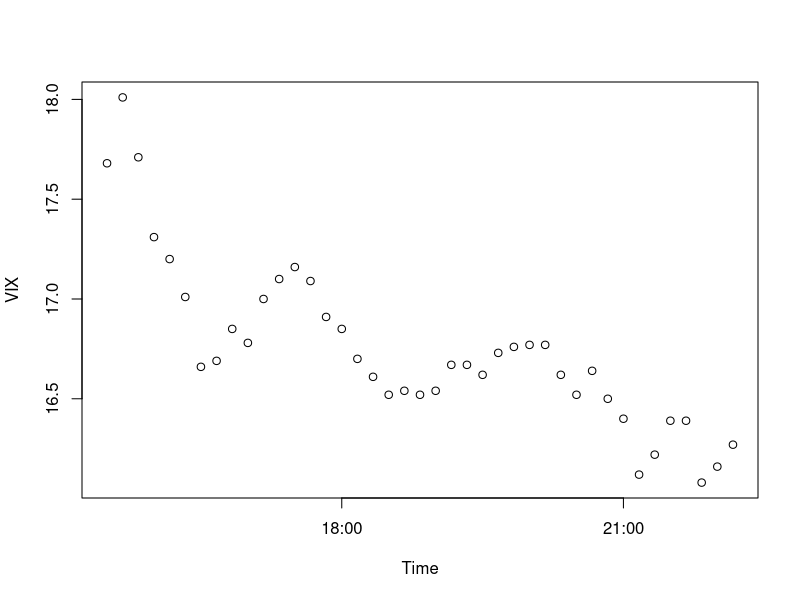
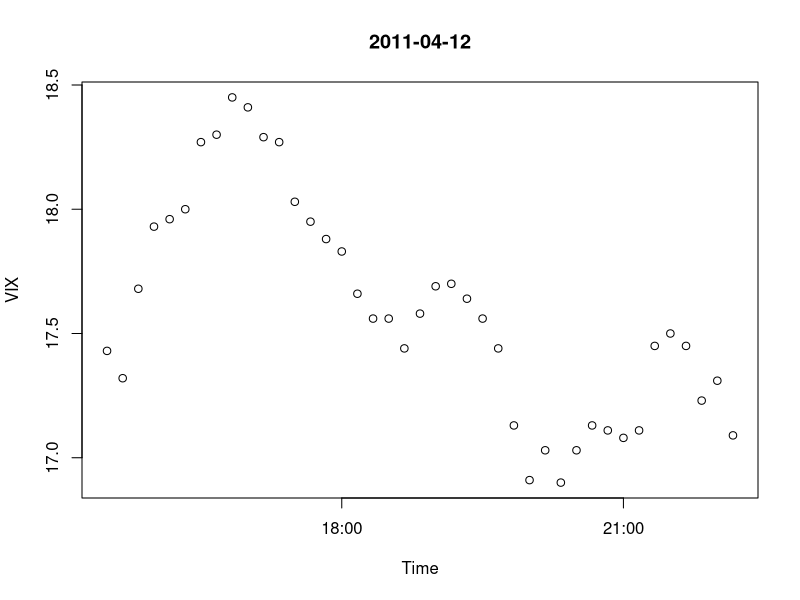
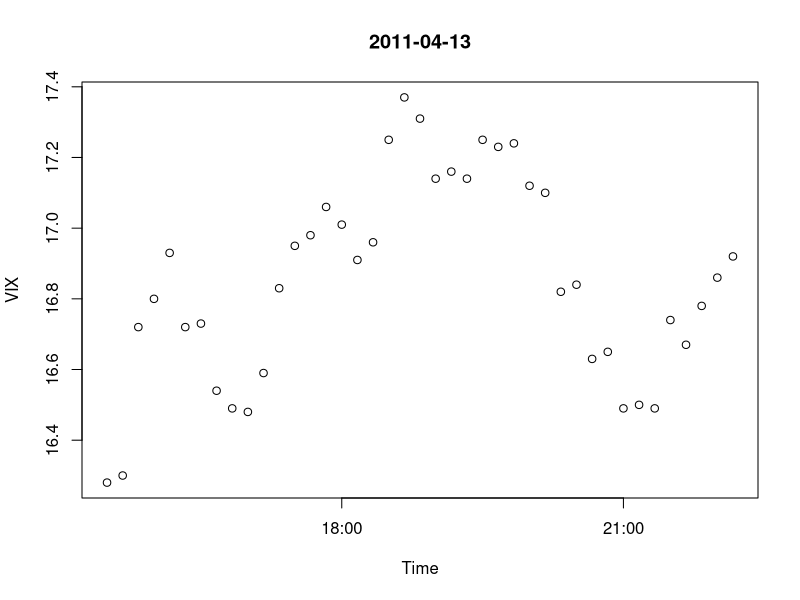
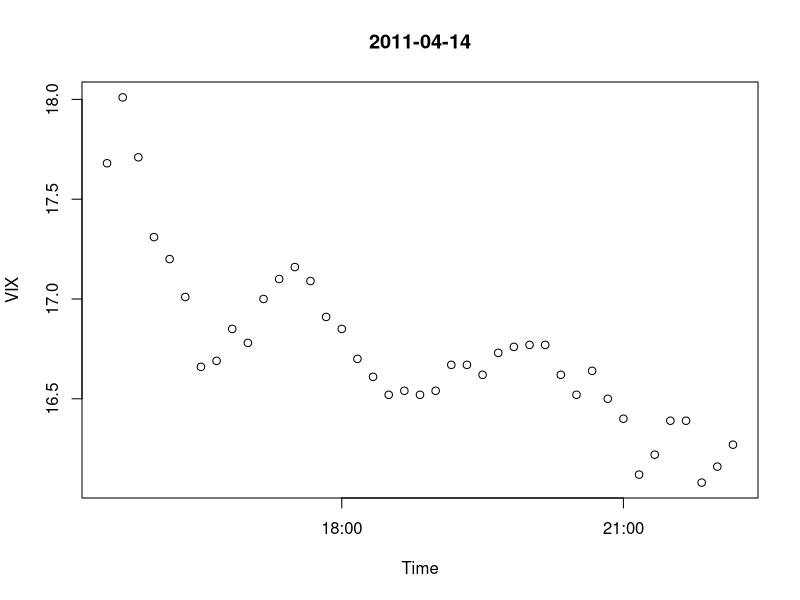
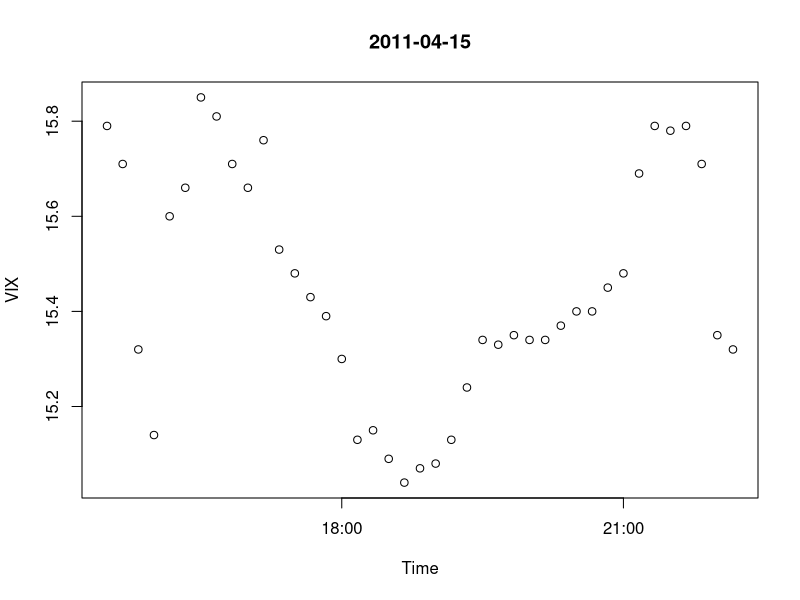
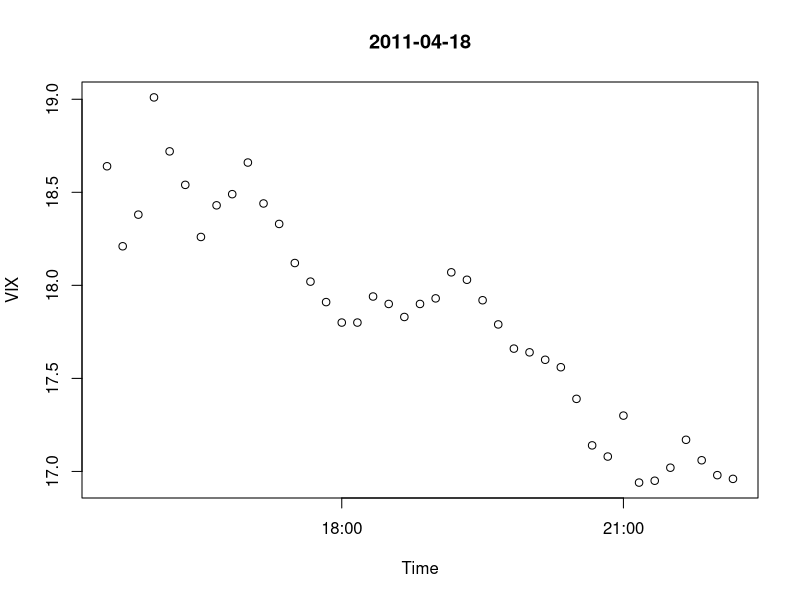
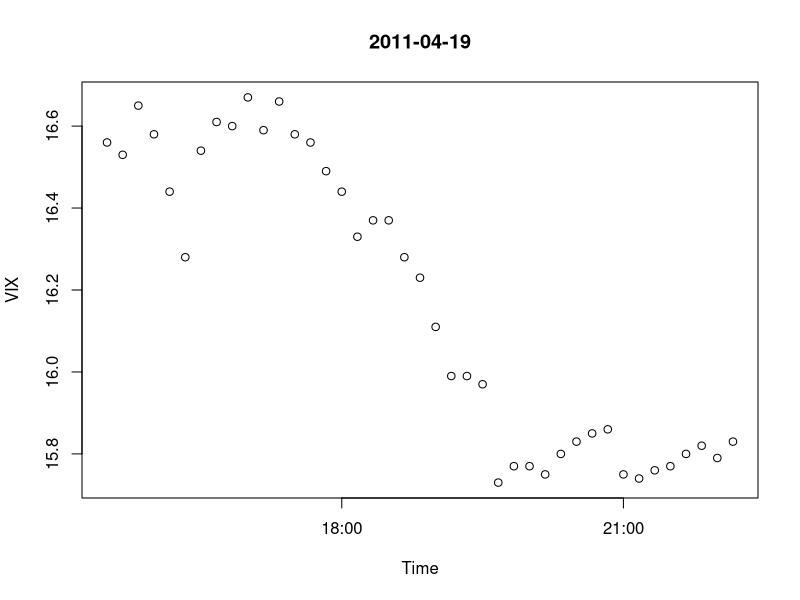
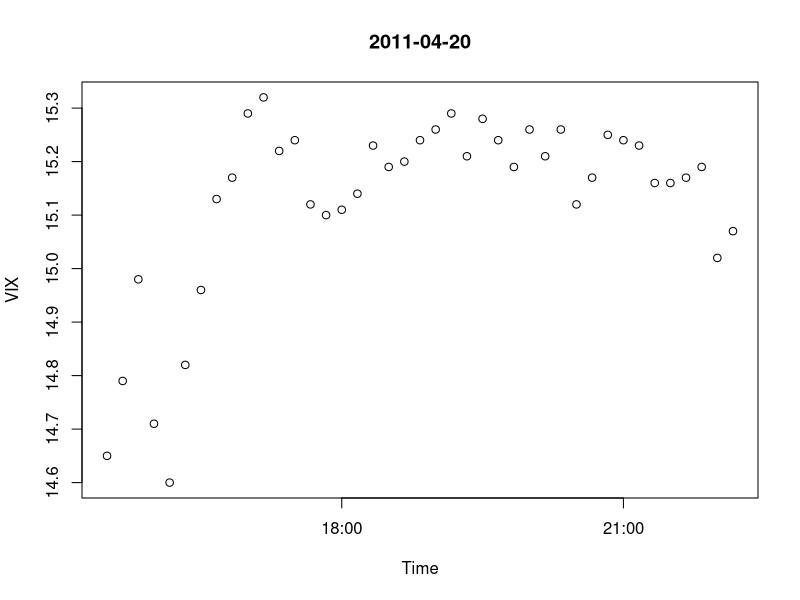

Generate these figures, in order, with R: (Note: this script raises an error after producing the figures.)
# TODO: Add comment
# 
# Author: claudio
###############################################################################

setwd("/home/claudio/workspace/AAA/datiFuturiVix")
dati <- read.csv("vix-strategy.csv")
dati[[1]] <- as.POSIXlt(dati[[1]])

a <- as.Date(dati[,1]) == as.Date("2011-4-14")
data <- dati[a,1]
plot(data,dati[a,"LAST_PRICE"],xlab="Time",ylab="VIX")


ok <- function(data) {
	a <- as.Date(dati[,1]) == as.Date(data)
	dat <- dati[a,1]
	plot(dat,dati[a,"LAST_PRICE"],xlab="Time",ylab="VIX",main=data)
}


for (data in unique(as.character(as.Date(dati[[1]])))) {
	pdf(file=paste(data,"pdf",sep="."))
	ok(data)
	dev.off()
}